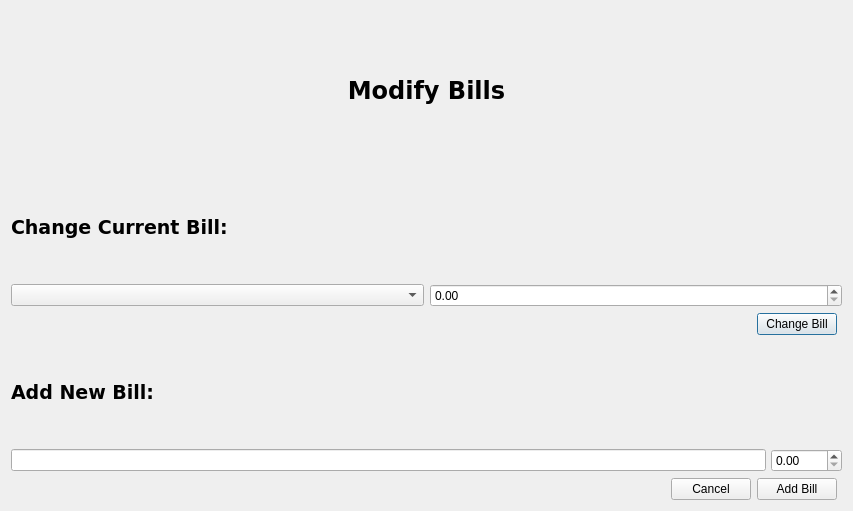
<?xml version="1.0" encoding="UTF-8"?>
<ui version="4.0">
 <class>modifybillsdialog</class>
 <widget class="QDialog" name="modifybillsdialog">
  <property name="geometry">
   <rect>
    <x>0</x>
    <y>0</y>
    <width>853</width>
    <height>511</height>
   </rect>
  </property>
  <property name="windowTitle">
   <string>Modify Bills</string>
  </property>
  <layout class="QVBoxLayout" name="verticalLayout_3">
   <item>
    <layout class="QVBoxLayout" name="verticalLayout_2">
     <item>
      <widget class="QLabel" name="label">
       <property name="font">
        <font>
         <family>Verdana</family>
         <pointsize>18</pointsize>
         <bold>true</bold>
        </font>
       </property>
       <property name="text">
        <string>Modify Bills</string>
       </property>
       <property name="alignment">
        <set>Qt::AlignCenter</set>
       </property>
      </widget>
     </item>
     <item>
      <layout class="QVBoxLayout" name="verticalLayout">
       <item>
        <widget class="QLabel" name="label_2">
         <property name="font">
          <font>
           <family>Verdana</family>
           <pointsize>14</pointsize>
           <bold>true</bold>
          </font>
         </property>
         <property name="text">
          <string>Change Current Bill:</string>
         </property>
        </widget>
       </item>
       <item>
        <layout class="QHBoxLayout" name="horizontalLayout">
         <item>
          <widget class="QComboBox" name="billSelector"/>
         </item>
         <item>
          <widget class="QDoubleSpinBox" name="newAmmtDSB">
           <property name="maximum">
            <double>5000.989999999999782</double>
           </property>
          </widget>
         </item>
        </layout>
       </item>
       <item>
        <layout class="QHBoxLayout" name="horizontalLayout_2">
         <property name="rightMargin">
          <number>5</number>
         </property>
         <item>
          <spacer name="horizontalSpacer">
           <property name="orientation">
            <enum>Qt::Horizontal</enum>
           </property>
           <property name="sizeHint" stdset="0">
            <size>
             <width>35</width>
             <height>20</height>
            </size>
           </property>
          </spacer>
         </item>
         <item>
          <widget class="QPushButton" name="modifyBillPushButton">
           <property name="text">
            <string>Change Bill</string>
           </property>
          </widget>
         </item>
        </layout>
       </item>
      </layout>
     </item>
     <item>
      <layout class="QVBoxLayout" name="verticalLayout_4">
       <item>
        <widget class="QLabel" name="label_3">
         <property name="font">
          <font>
           <family>Verdana</family>
           <pointsize>14</pointsize>
           <bold>true</bold>
          </font>
         </property>
         <property name="text">
          <string>Add New Bill:</string>
         </property>
        </widget>
       </item>
       <item>
        <layout class="QHBoxLayout" name="horizontalLayout_3">
         <property name="spacing">
          <number>5</number>
         </property>
         <item>
          <widget class="QLineEdit" name="newBillName"/>
         </item>
         <item>
          <widget class="QDoubleSpinBox" name="newBillAmmtDSB">
           <property name="minimumSize">
            <size>
             <width>50</width>
             <height>0</height>
            </size>
           </property>
           <property name="baseSize">
            <size>
             <width>50</width>
             <height>0</height>
            </size>
           </property>
           <property name="maximum">
            <double>5000.989999999999782</double>
           </property>
          </widget>
         </item>
        </layout>
       </item>
       <item>
        <layout class="QHBoxLayout" name="horizontalLayout_4">
         <property name="rightMargin">
          <number>5</number>
         </property>
         <item>
          <spacer name="horizontalSpacer_2">
           <property name="orientation">
            <enum>Qt::Horizontal</enum>
           </property>
           <property name="sizeHint" stdset="0">
            <size>
             <width>40</width>
             <height>20</height>
            </size>
           </property>
          </spacer>
         </item>
         <item>
          <widget class="QPushButton" name="cancelButton">
           <property name="text">
            <string>Cancel</string>
           </property>
          </widget>
         </item>
         <item>
          <widget class="QPushButton" name="addBillButton">
           <property name="text">
            <string>Add Bill</string>
           </property>
          </widget>
         </item>
        </layout>
       </item>
      </layout>
     </item>
    </layout>
   </item>
  </layout>
 </widget>
 <resources/>
 <connections/>
</ui>
